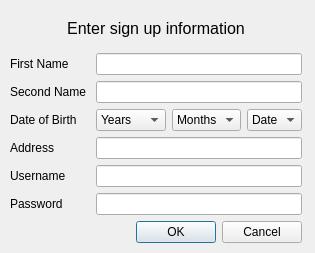
<?xml version="1.0" encoding="UTF-8"?>
<ui version="4.0">
 <class>Dialog</class>
 <widget class="QDialog" name="Dialog">
  <property name="geometry">
   <rect>
    <x>0</x>
    <y>0</y>
    <width>315</width>
    <height>253</height>
   </rect>
  </property>
  <property name="windowTitle">
   <string>Dialog</string>
  </property>
  <widget class="QLabel" name="label">
   <property name="geometry">
    <rect>
     <x>50</x>
     <y>30</y>
     <width>47</width>
     <height>13</height>
    </rect>
   </property>
   <property name="text">
    <string/>
   </property>
  </widget>
  <widget class="QWidget" name="">
   <property name="geometry">
    <rect>
     <x>10</x>
     <y>10</y>
     <width>292</width>
     <height>233</height>
    </rect>
   </property>
   <layout class="QVBoxLayout" name="verticalLayout_3">
    <item>
     <layout class="QVBoxLayout" name="verticalLayout_2">
      <item>
       <widget class="QLabel" name="label_8">
        <property name="minimumSize">
         <size>
          <width>0</width>
          <height>20</height>
         </size>
        </property>
        <property name="font">
         <font>
          <pointsize>12</pointsize>
         </font>
        </property>
        <property name="layoutDirection">
         <enum>Qt::LeftToRight</enum>
        </property>
        <property name="text">
         <string>Enter sign up information</string>
        </property>
        <property name="alignment">
         <set>Qt::AlignCenter</set>
        </property>
       </widget>
      </item>
      <item>
       <layout class="QVBoxLayout" name="verticalLayout">
        <item>
         <layout class="QHBoxLayout" name="horizontalLayout">
          <item>
           <widget class="QLabel" name="label_2">
            <property name="minimumSize">
             <size>
              <width>80</width>
              <height>10</height>
             </size>
            </property>
            <property name="text">
             <string>First Name</string>
            </property>
           </widget>
          </item>
          <item>
           <widget class="QLineEdit" name="lineEdit">
            <property name="minimumSize">
             <size>
              <width>140</width>
              <height>0</height>
             </size>
            </property>
           </widget>
          </item>
         </layout>
        </item>
        <item>
         <layout class="QHBoxLayout" name="horizontalLayout_2">
          <item>
           <widget class="QLabel" name="label_3">
            <property name="minimumSize">
             <size>
              <width>80</width>
              <height>10</height>
             </size>
            </property>
            <property name="text">
             <string>Second Name</string>
            </property>
           </widget>
          </item>
          <item>
           <widget class="QLineEdit" name="lineEdit_2">
            <property name="minimumSize">
             <size>
              <width>140</width>
              <height>0</height>
             </size>
            </property>
           </widget>
          </item>
         </layout>
        </item>
        <item>
         <layout class="QHBoxLayout" name="horizontalLayout_6">
          <item>
           <widget class="QLabel" name="label_5">
            <property name="minimumSize">
             <size>
              <width>80</width>
              <height>10</height>
             </size>
            </property>
            <property name="text">
             <string>Date of Birth</string>
            </property>
           </widget>
          </item>
          <item>
           <widget class="QComboBox" name="comboBox_2">
            <property name="minimumSize">
             <size>
              <width>70</width>
              <height>0</height>
             </size>
            </property>
            <item>
             <property name="text">
              <string>Years</string>
             </property>
            </item>
           </widget>
          </item>
          <item>
           <widget class="QComboBox" name="comboBox">
            <property name="minimumSize">
             <size>
              <width>60</width>
              <height>0</height>
             </size>
            </property>
            <item>
             <property name="text">
              <string>Months</string>
             </property>
            </item>
           </widget>
          </item>
          <item>
           <widget class="QComboBox" name="comboBox_3">
            <property name="minimumSize">
             <size>
              <width>50</width>
              <height>0</height>
             </size>
            </property>
            <item>
             <property name="text">
              <string>Date</string>
             </property>
            </item>
           </widget>
          </item>
         </layout>
        </item>
        <item>
         <layout class="QHBoxLayout" name="horizontalLayout_3">
          <item>
           <widget class="QLabel" name="label_6">
            <property name="minimumSize">
             <size>
              <width>80</width>
              <height>10</height>
             </size>
            </property>
            <property name="text">
             <string>Address</string>
            </property>
           </widget>
          </item>
          <item>
           <widget class="QLineEdit" name="lineEdit_3">
            <property name="minimumSize">
             <size>
              <width>160</width>
              <height>0</height>
             </size>
            </property>
           </widget>
          </item>
         </layout>
        </item>
        <item>
         <layout class="QHBoxLayout" name="horizontalLayout_4">
          <item>
           <widget class="QLabel" name="label_4">
            <property name="minimumSize">
             <size>
              <width>80</width>
              <height>10</height>
             </size>
            </property>
            <property name="text">
             <string>Username</string>
            </property>
           </widget>
          </item>
          <item>
           <widget class="QLineEdit" name="lineEdit_5">
            <property name="minimumSize">
             <size>
              <width>140</width>
              <height>0</height>
             </size>
            </property>
           </widget>
          </item>
         </layout>
        </item>
        <item>
         <layout class="QHBoxLayout" name="horizontalLayout_5">
          <item>
           <widget class="QLabel" name="label_7">
            <property name="minimumSize">
             <size>
              <width>80</width>
              <height>10</height>
             </size>
            </property>
            <property name="text">
             <string>Password</string>
            </property>
           </widget>
          </item>
          <item>
           <widget class="QLineEdit" name="lineEdit_4">
            <property name="minimumSize">
             <size>
              <width>140</width>
              <height>0</height>
             </size>
            </property>
           </widget>
          </item>
         </layout>
        </item>
       </layout>
      </item>
     </layout>
    </item>
    <item>
     <widget class="QDialogButtonBox" name="buttonBox">
      <property name="orientation">
       <enum>Qt::Horizontal</enum>
      </property>
      <property name="standardButtons">
       <set>QDialogButtonBox::Cancel|QDialogButtonBox::Ok</set>
      </property>
     </widget>
    </item>
   </layout>
  </widget>
 </widget>
 <resources/>
 <connections>
  <connection>
   <sender>buttonBox</sender>
   <signal>accepted()</signal>
   <receiver>Dialog</receiver>
   <slot>accept()</slot>
   <hints>
    <hint type="sourcelabel">
     <x>248</x>
     <y>254</y>
    </hint>
    <hint type="destinationlabel">
     <x>157</x>
     <y>274</y>
    </hint>
   </hints>
  </connection>
  <connection>
   <sender>buttonBox</sender>
   <signal>rejected()</signal>
   <receiver>Dialog</receiver>
   <slot>reject()</slot>
   <hints>
    <hint type="sourcelabel">
     <x>316</x>
     <y>260</y>
    </hint>
    <hint type="destinationlabel">
     <x>286</x>
     <y>274</y>
    </hint>
   </hints>
  </connection>
 </connections>
</ui>
